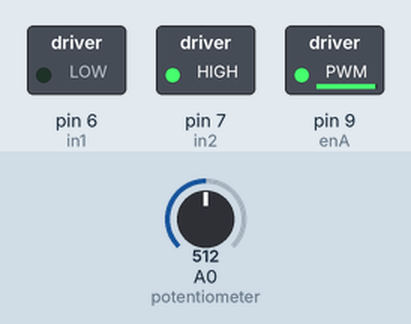
Recording of a sketch running on a simulated Arduino Uno, built with avr-gcc and run on an emulated ATmega328P. On the bench: switched loads named in the sketch (green lamp = pin HIGH). The inputs (shaded band) are chosen by the test bench; at power-on: A0 (potentiometer) = 512.

Above: at 0.1 s.
Timing chart, 0 to 1.6 s (numbered marks = the images above):
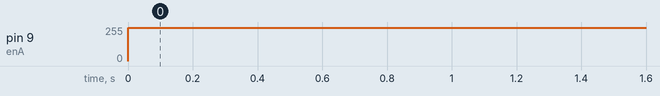

Measured:
- by itself, pin 9 (enA): 0/255 → 250/255 at 0.00 s

The sketch:

motor_.ino
```cpp
#define enA 9
#define in1 6
#define in2 7
#define button 4
int rotDirection = 0;
int pressed = false;
void setup() {
  pinMode(enA, OUTPUT);
  pinMode(in1, OUTPUT);
  pinMode(in2, OUTPUT);
  pinMode(button, INPUT);
  // Set initial rotation direction
  digitalWrite(in1, LOW);
  digitalWrite(in2, HIGH);
}
void loop() {
  int potValue = analogRead(A0); // Read potentiometer value
  int pwmOutput = map(potValue, 0, 1023, 0 , 255); // Map the potentiometer value from 0 to 255
  analogWrite(enA, 250); // Send PWM signal to L298N Enable pin
  // Read button - Debounce
}
```
